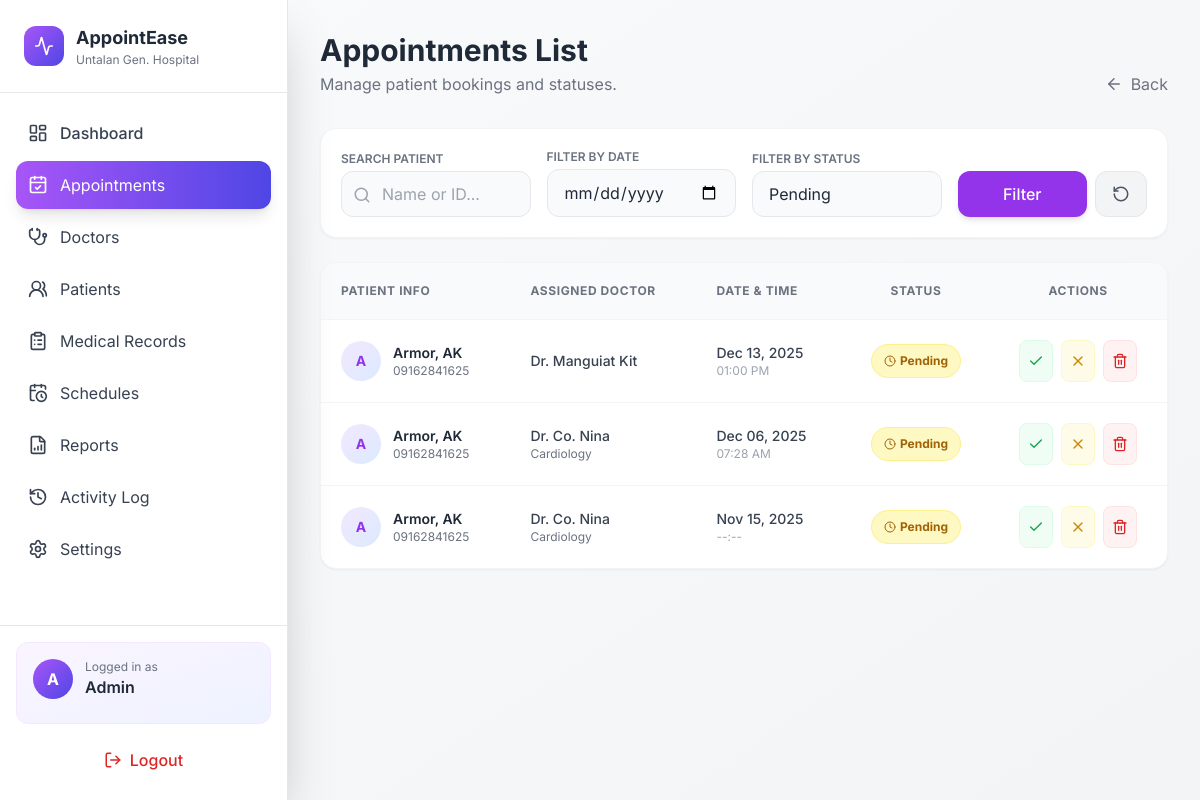
Page /appointment_list_report.php?status=2 (signed in) on the committed database.
### tables this page shows
CREATE TABLE `tblappointment` (
  `id` int(11) NOT NULL,
  `booking_date` date NOT NULL,
  `booking_time` time DEFAULT NULL,
  `user_id` varchar(30) NOT NULL,
  `doctor` varchar(30) NOT NULL,
  `status` int(11) NOT NULL,
  `reminder_sent` tinyint(1) NOT NULL DEFAULT 0,
  `reminder_sent_at` datetime DEFAULT NULL
);

CREATE TABLE `tblinfo` (
  `id` int(11) NOT NULL,
  `user_id` varchar(30) NOT NULL,
  `last_name` varchar(40) NOT NULL,
  `first_name` varchar(50) NOT NULL,
  `email` varchar(100) DEFAULT NULL,
  `middle_name` varchar(40) NOT NULL,
  `specialization` varchar(30) NOT NULL,
  `bdate` date NOT NULL,
  `gender` varchar(10) NOT NULL,
  `address` varchar(200) NOT NULL,
  `contact` varchar(20) NOT NULL,
  `image` varchar(50) NOT NULL
);

### appointment_list_report.php (the view, shortened to what this page needs)
<?php
require_once 'db.php';
$filter_search = $_GET['search'] ?? '';
$filter_date = $_GET['date'] ?? '';
$filter_status = $_GET['status'] ?? 'all';
$sql = "SELECT a.id, a.booking_date, a.booking_time, a.status, a.user_id,
               p.first_name AS pfirst, p.last_name AS plast, p.contact, p.image,
               d.first_name AS dfirst, d.last_name AS dlast, d.specialization
        FROM tblappointment a
        LEFT JOIN tblinfo p ON p.user_id = a.user_id
        LEFT JOIN tblinfo d ON d.user_id = a.doctor
        WHERE 1=1";
$params = [];
if ($filter_status !== 'all') {
    $sql .= " AND a.status = ?";
    $params[] = $filter_status;
}
$sql .= " ORDER BY a.booking_date DESC, a.id DESC";
try {
    $stmt = $pdo->prepare($sql);
    $stmt->execute($params);
    $appointments = $stmt->fetchAll(PDO::FETCH_ASSOC);
} catch (Exception $e) {
    die("Database Error: " . $e->getMessage());
}
?>
<!doctype html>
<html lang="en">
<head>
  <script src="https://cdn.tailwindcss.com"></script>
</head>
<body class="bg-gradient-to-br from-gray-50 to-gray-100 text-gray-800">
  <div class="flex h-screen overflow-hidden">
    <?php include 'includes/admin_sidebar.php'; ?>
    <main class="flex-1 overflow-auto">
      <div class="p-8">
        <div class="flex justify-between items-end mb-8">
            <div>
                <h1 class="text-3xl font-bold text-gray-800">Appointments List</h1>
                <p class="text-gray-500 mt-1">Manage patient bookings and statuses.</p>
            </div>
            <div class="flex gap-3">
                <a href="admin_home.php" class="text-gray-500 hover:text-purple-600 flex items-center gap-2 transition">
                    <i data-lucide="arrow-left" width="18"></i> Back
                </a>
            </div>
        </div>
        <div class="bg-white p-5 rounded-2xl shadow-sm border border-gray-100 mb-6">
            <form method="GET" class="grid grid-cols-1 md:grid-cols-4 gap-4 items-end">
                <div class="col-span-1 md:col-span-1">
                    <label class="block text-xs font-semibold text-gray-500 uppercase mb-1">Search Patient</label>
                    <div class="relative">
                        <i data-lucide="search" class="absolute left-3 top-3 text-gray-400" width="18"></i>
                        <input type="text" name="search" value="<?= htmlspecialchars($filter_search) ?>"
                               class="w-full pl-10 pr-4 py-2.5 bg-gray-50 border border-gray-200 rounded-xl focus:outline-none focus:border-purple-500"
                               placeholder="Name or ID...">
                    </div>
                </div>
                <div>
                    <label class="block text-xs font-semibold text-gray-500 uppercase mb-1">Filter by Date</label>
                    <input type="date" name="date" value="<?= htmlspecialchars($filter_date) ?>"
                           class="w-full px-4 py-2.5 bg-gray-50 border border-gray-200 rounded-xl focus:outline-none focus:border-purple-500">
                </div>
                <div>
                    <label class="block text-xs font-semibold text-gray-500 uppercase mb-1">Filter by Status</label>
                    <select name="status" class="w-full px-4 py-2.5 bg-gray-50 border border-gray-200 rounded-xl focus:outline-none focus:border-purple-500 appearance-none">
                        <option value="2" <?= $filter_status === '2' ? 'selected' : '' ?>>Pending</option>
                    </select>
                </div>
                <div class="flex gap-2">
                    <button type="submit" class="px-6 py-2.5 bg-purple-600 hover:bg-purple-700 text-white rounded-xl transition shadow-md flex-1 font-medium">
                        Filter
                    </button>
                    <a href="appointment_list_report.php" class="px-4 py-2.5 bg-gray-100 hover:bg-gray-200 text-gray-600 rounded-xl transition border border-gray-200" title="Reset">
                        <i data-lucide="rotate-ccw" width="18"></i>
                    </a>
                </div>
            </form>
        </div>
        <div class="bg-white rounded-2xl shadow-sm border border-gray-100 overflow-hidden">
            <div class="overflow-x-auto">
                <table class="w-full text-left border-collapse">
                    <thead class="bg-gray-50 border-b border-gray-100">
                        <tr>
                            <th class="p-5 text-xs font-bold text-gray-500 uppercase tracking-wider">Patient Info</th>
                            <th class="p-5 text-xs font-bold text-gray-500 uppercase tracking-wider">Assigned Doctor</th>
                            <th class="p-5 text-xs font-bold text-gray-500 uppercase tracking-wider">Date & Time</th>
                            <th class="p-5 text-xs font-bold text-gray-500 uppercase tracking-wider text-center">Status</th>
                            <th class="p-5 text-xs font-bold text-gray-500 uppercase tracking-wider text-center">Actions</th>
                        </tr>
                    </thead>
                    <tbody class="divide-y divide-gray-100 text-sm">
                        <?php if(empty($appointments)): ?>
                            <tr>
                                <td colspan="5" class="p-8 text-center text-gray-500">
                                    <div class="flex flex-col items-center justify-center gap-2">
                                        <i data-lucide="calendar-x" width="32" class="text-gray-300"></i>
                                        <p>No appointments found matching your filters.</p>
                                    </div>
                                </td>
                            </tr>
                        <?php else: foreach($appointments as $apt):
                            $patientName = $apt['pfirst'] ? trim($apt['plast'] . ', ' . $apt['pfirst']) : 'Guest User';
                            $doctorName = $apt['dfirst'] ? trim('Dr. ' . $apt['dlast'] . ' ' . $apt['dfirst']) : 'Unassigned';
                            $status = (int)$apt['status'];
                            switch ($status) {
                                case 2:
                                    $statusBadge = '<span class="px-3 py-1 rounded-full text-xs font-bold bg-yellow-100 text-yellow-700 border border-yellow-200 inline-flex items-center gap-1"><i data-lucide="clock" width="12"></i> Pending</span>';
                                    break;
                            }
                        ?>
                        <tr class="hover:bg-gray-50 transition group">
                            <td class="p-5">
                                <div class="flex items-center gap-3">
                                    <div class="w-10 h-10 rounded-full bg-gradient-to-br from-purple-100 to-blue-100 text-purple-600 flex items-center justify-center font-bold text-sm">
                                        <?= strtoupper(substr($patientName, 0, 1)) ?>
                                    </div>
                                    <div>
                                        <p class="font-semibold text-gray-800"><?= htmlspecialchars($patientName) ?></p>
                                        <p class="text-xs text-gray-500"><?= htmlspecialchars($apt['contact'] ?: 'No Contact') ?></p>
                                    </div>
                                </div>
                            </td>
                            <td class="p-5">
                                <p class="text-sm font-medium text-gray-700"><?= htmlspecialchars($doctorName) ?></p>
                                <p class="text-xs text-gray-500"><?= htmlspecialchars($apt['specialization'] ?? 'General') ?></p>
                            </td>
                            <td class="p-5">
                                <div class="flex flex-col">
                                    <span class="text-sm font-medium text-gray-700"><?= date('M d, Y', strtotime($apt['booking_date'])) ?></span>
                                    <span class="text-xs text-gray-400"><?= $apt['booking_time'] ? date('h:i A', strtotime($apt['booking_time'])) : '--:--' ?></span>
                                </div>
                            </td>
                            <td class="p-5 text-center">
                                <?= $statusBadge ?>
                            </td>
                            <td class="p-5 text-center">
                                <div class="flex items-center justify-center gap-2 opacity-100">
                                    <?php if($status == 2 || $status == 0): ?>
                                    <form method="POST" class="inline">
                                        <button type="submit" name="update_status" class="p-2 bg-green-50 text-green-600 rounded-lg hover:bg-green-100 transition border border-green-100" title="Confirm">
                                            <i data-lucide="check" width="16"></i>
                                        </button>
                                    </form>
                                    <?php endif; ?>
                                    <?php if($status == 2 || $status == 1): ?>
                                    <form method="POST" class="inline">
                                        <button type="submit" name="update_status" class="p-2 bg-yellow-50 text-yellow-600 rounded-lg hover:bg-yellow-100 transition border border-yellow-100" title="Cancel">
                                            <i data-lucide="x" width="16"></i>
                                        </button>
                                    </form>
                                    <?php endif; ?>
                                    <form method="POST" class="inline" onsubmit="return confirm('Are you sure you want to permanently delete this record?');">
                                        <button type="submit" name="delete_appointment" class="p-2 bg-red-50 text-red-600 rounded-lg hover:bg-red-100 transition border border-red-100" title="Delete">
                                            <i data-lucide="trash-2" width="16"></i>
                                        </button>
                                    </form>
                                </div>
                            </td>
                        </tr>
                        <?php endforeach; endif; ?>
                    </tbody>
                </table>
            </div>
        </div>
      </div>
    </main>
  </div>
</body>
</html>

### appointment_list_report.php (style rules this page uses)
* { font-family: 'Inter', sans-serif; }

### rows in the picture
tblappointment: tblinfo.first_name+last_name "A", tblinfo.first_name+last_name "Armor, AK", tblinfo.contact "09162841625", tblinfo.first_name+last_name "Dr. Manguiat Kit", booking_date "Dec 13, 2025", booking_time "01:00 PM", status 2 (drawn)
tblappointment: tblinfo.first_name+last_name "A", tblinfo.first_name+last_name "Armor, AK", tblinfo.contact "09162841625", tblinfo.first_name+last_name "Dr. Co. Nina", tblinfo.specialization "Cardiology", booking_date "Dec 06, 2025", booking_time "07:28 AM", status 2 (drawn)
tblappointment: tblinfo.first_name+last_name "A", tblinfo.first_name+last_name "Armor, AK", tblinfo.contact "09162841625", tblinfo.first_name+last_name "Dr. Co. Nina", tblinfo.specialization "Cardiology", booking_date "Nov 15, 2025", status 2 (drawn)

### other values in the picture
substr($sidebarName, 0, 1) "A"
$sidebarName "Admin"
